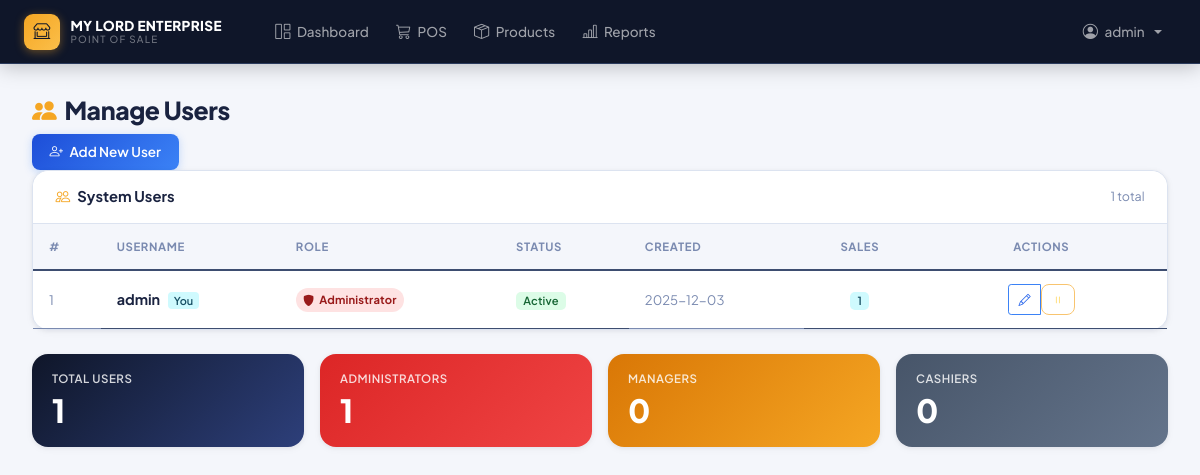
The page /auth/users (signed in) on the database as committed earlier.
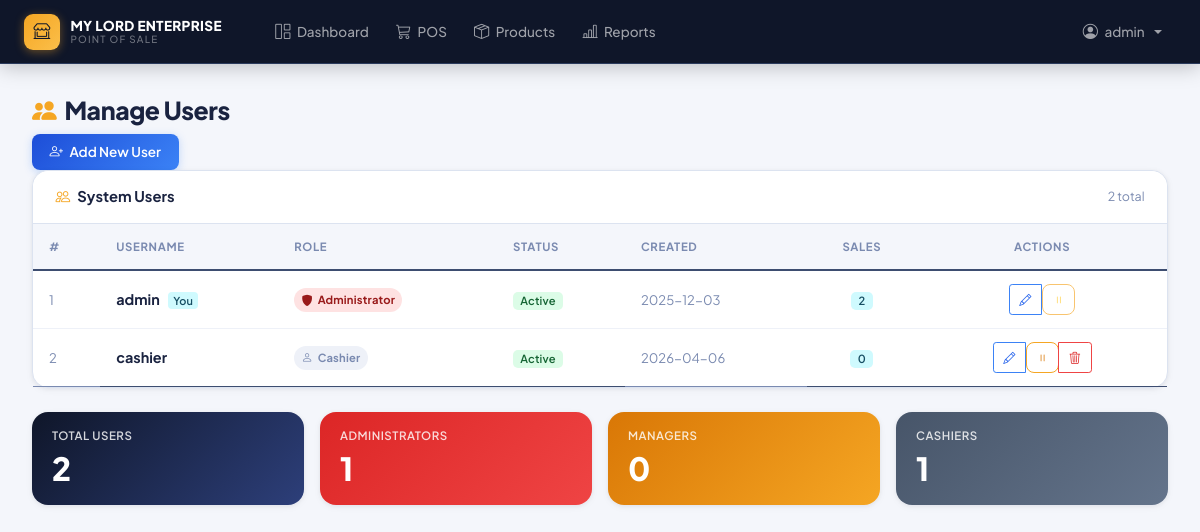
The same page on the database as committed later.
### app/models.py (models this page shows, shortened)
class User(UserMixin, db.Model):
    id = db.Column(db.Integer, primary_key=True)
    username = db.Column(db.String(80), unique=True, nullable=False)
    password_hash = db.Column(db.String(120), nullable=False)
    role = db.Column(db.String(20), nullable=False, default='cashier')  # admin, manager, cashier
    created_at = db.Column(db.DateTime, default=datetime.utcnow)
    is_active = db.Column(db.Boolean, default=True, nullable=False)
    is_temporary_password = db.Column(db.Boolean, default=False, nullable=False)
    password_reset_token = db.Column(db.String(100), nullable=True)
    password_reset_expires = db.Column(db.DateTime, nullable=True)
    must_change_password = db.Column(db.Boolean, default=False, nullable=False)
    last_password_change = db.Column(db.DateTime, nullable=True)
    sales = db.relationship('Sale', backref='clerk', lazy=True)
    expenses = db.relationship('Expense', backref='user', lazy=True)
    def needs_password_change(self):
        return self.must_change_password or self.is_temporary_password
    def is_admin(self):
        return self.role == 'admin'
    def is_manager(self):
        return self.role in ['admin', 'manager']

### app/auth.py (the view)
@bp.route('/users')
@login_required
@admin_required
def manage_users():
    page = request.args.get('page', 1, type=int)
    per_page = 10
    users = User.query.paginate(
        page=page,
        per_page=per_page,
        error_out=False
    )
    return render_template('auth/manage_users.html', users=users)

### app/templates/auth/manage_users.html (shortened to what the changed rows need)
{% extends "base.html" %}
{% block content %}
<div class="page-header-bar">
    <h2 class="page-title">
        <i class="bi bi-people-fill"></i> Manage Users
    </h2>
</div>
<div class="card">
    <div class="card-header d-flex justify-content-between align-items-center">
        <h5><i class="bi bi-people"></i> System Users</h5>
        <span style="font-size:0.78rem;color:var(--text-muted)">{{ users.total }} total</span>
    </div>
    <div class="card-body p-0">
        {% if users.items %}
        <div class="table-responsive">
            <table class="table table-hover mb-0">
                <thead>
                    <tr>
                        <th>#</th>
                        <th>Username</th>
                        <th>Role</th>
                        <th>Status</th>
                        <th>Created</th>
                        <th class="text-center">Sales</th>
                        <th class="text-center" style="min-width:160px">Actions</th>
                    </tr>
                </thead>
                <tbody>
                    {% for user in users.items %}
                    <tr>
                        <td style="font-size:0.82rem;color:var(--text-muted)">{{ loop.index + (users.page - 1) * users.per_page }}</td>
                        <td>
                            <div style="font-weight:700;color:var(--text-primary);font-size:0.9rem">
                                {{ user.username }}
                                {% if user.id == current_user.id %}
                                <span class="you-tag">You</span>
                                {% endif %}
                            </div>
                        </td>
                        <td>
                            {% if user.role == 'admin' %}
                                <span class="role-chip rc-admin"><i class="bi bi-shield-fill"></i> Administrator</span>
                            {% elif user.role == 'manager' %}
                                <span class="role-chip rc-manager"><i class="bi bi-star-fill"></i> Manager</span>
                            {% else %}
                                <span class="role-chip rc-cashier"><i class="bi bi-person"></i> Cashier</span>
                            {% endif %}
                        </td>
                        <td>
                            {% if user.is_active is defined %}
                                <span class="badge {{ 'bg-success' if user.is_active else 'bg-secondary' }}">
                                    {{ 'Active' if user.is_active else 'Inactive' }}
                                </span>
                            {% else %}
                                <span class="badge bg-success">Active</span>
                            {% endif %}
                        </td>
                        <td style="font-size:0.82rem;color:var(--text-muted)">
                            {% if user.created_at %}{{ user.created_at.strftime('%Y-%m-%d') }}{% else %}—{% endif %}
                        </td>
                        <td class="text-center">
                            <span class="badge bg-info">{{ user.sales|length if user.sales else 0 }}</span>
                        </td>
                        <td class="text-center action-cell">
                            <div class="btn-group btn-group-sm">
                                <a href="{{ url_for('auth.edit_user', user_id=user.id) }}"
                                   class="btn btn-outline-primary" title="Edit User">
                                    <i class="bi bi-pencil"></i>
                                </a>
                                {% if user.is_active is defined %}
                                <form method="POST" action="{{ url_for('auth.toggle_user_status', user_id=user.id) }}" class="d-inline" id="toggleForm{{ user.id }}">
                                    <button type="button"
                                            class="btn btn-outline-warning"
                                            title="{{ 'Deactivate' if user.is_active else 'Activate' }} User"
                                            onclick="confirmToggle({{ user.id }}, '{{ 'Deactivate' if user.is_active else 'Activate' }}')"
                                            {% if user.id == current_user.id %}disabled{% endif %}>
                                        <i class="bi bi-{{ 'pause' if user.is_active else 'play' }}"></i>
                                    </button>
                                </form>
                                {% endif %}
                                {% if user.id != current_user.id %}
                                <a href="{{ url_for('auth.confirm_delete_user', user_id=user.id) }}"
                                   class="btn btn-outline-danger" title="Delete User">
                                    <i class="bi bi-trash3"></i>
                                </a>
                                {% endif %}
                            </div>
                        </td>
                    </tr>
                    {% endfor %}
                </tbody>
            </table>
        </div>
        {% endif %}
    </div>
</div>
<div class="summary-strip">
    <div class="sum-card sc-navy">
        <h6>Total Users</h6>
        <h3>{{ users.total }}</h3>
    </div>
    <div class="sum-card sc-slate">
        <h6>Cashiers</h6>
        <h3>{{ users.items | selectattr('role', 'equalto', 'cashier') | list | length }}</h3>
    </div>
</div>
{% endblock %}

### app/templates/base.html (shortened to what this page needs)
<!DOCTYPE html>
<html lang="en">
<head>
    <link href="{{ url_for('static', filename='css/bootstrap.min.css') }}" rel="stylesheet">
    <link rel="stylesheet" href="{{ url_for('static', filename='css/bootstrap-icons.css') }}">
    <link rel="stylesheet" href="{{ url_for('static', filename='css/animations.css') }}">
</head>
<body>
    <nav class="navbar navbar-expand-lg navbar-dark">
        <div class="container">
            <a class="navbar-brand" href="{{ url_for('main.index') }}">
                <div class="brand-icon"><i class="bi bi-shop-window"></i></div>
                <div class="brand-text">
                    <span class="brand-main">MY LORD ENTERPRISE</span>
                    <span class="brand-sub">Point of Sale</span>
                </div>
            </a>
            {% if current_user.is_authenticated %}
            <div class="collapse navbar-collapse" id="navbarNav">
                <ul class="navbar-nav ms-4 me-auto">
                    <li class="nav-item">
                        <a class="nav-link" href="{{ url_for('main.index') }}">
                            <i class="bi bi-grid-1x2"></i> Dashboard
                        </a>
                    </li>
                    <li class="nav-item">
                        <a class="nav-link" href="{{ url_for('pos.pos_page') }}">
                            <i class="bi bi-cart3"></i> POS
                        </a>
                    </li>
                    {% if current_user.is_manager() %}
                    <li class="nav-item">
                        <a class="nav-link" href="{{ url_for('products.list_products') }}">
                            <i class="bi bi-box-seam"></i> Products
                        </a>
                    </li>
                    <li class="nav-item">
                        <a class="nav-link" href="{{ url_for('reports.sales_reports') }}">
                            <i class="bi bi-bar-chart-line"></i> Reports
                        </a>
                    </li>
                    {% endif %}
                </ul>
                <ul class="navbar-nav">
                    <li class="nav-item dropdown">
                        <a class="nav-link dropdown-toggle" href="#" role="button" data-bs-toggle="dropdown">
                            <i class="bi bi-person-circle"></i>
                            {{ current_user.username }}
                        </a>
                    </li>
                </ul>
            </div>
            {% endif %}
        </div>
    </nav>
    <div class="container-fluid">
        {% block content %}{% endblock %}
    </div>
</body>
</html>

Rows that differ between the two databases and show on the page:
computed for User "admin": sales|length "1" → "2"
added User: username "cashier", role "cashier" (drawn), is_active "Active", created_at "2026-04-06", sales|length "0"
Other text that changed with them:
{{ users.total }}: "1" → "2"
{{ users.items | selectattr('role', 'equalto', 'cashier') | list | length }}: "0" → "1"
